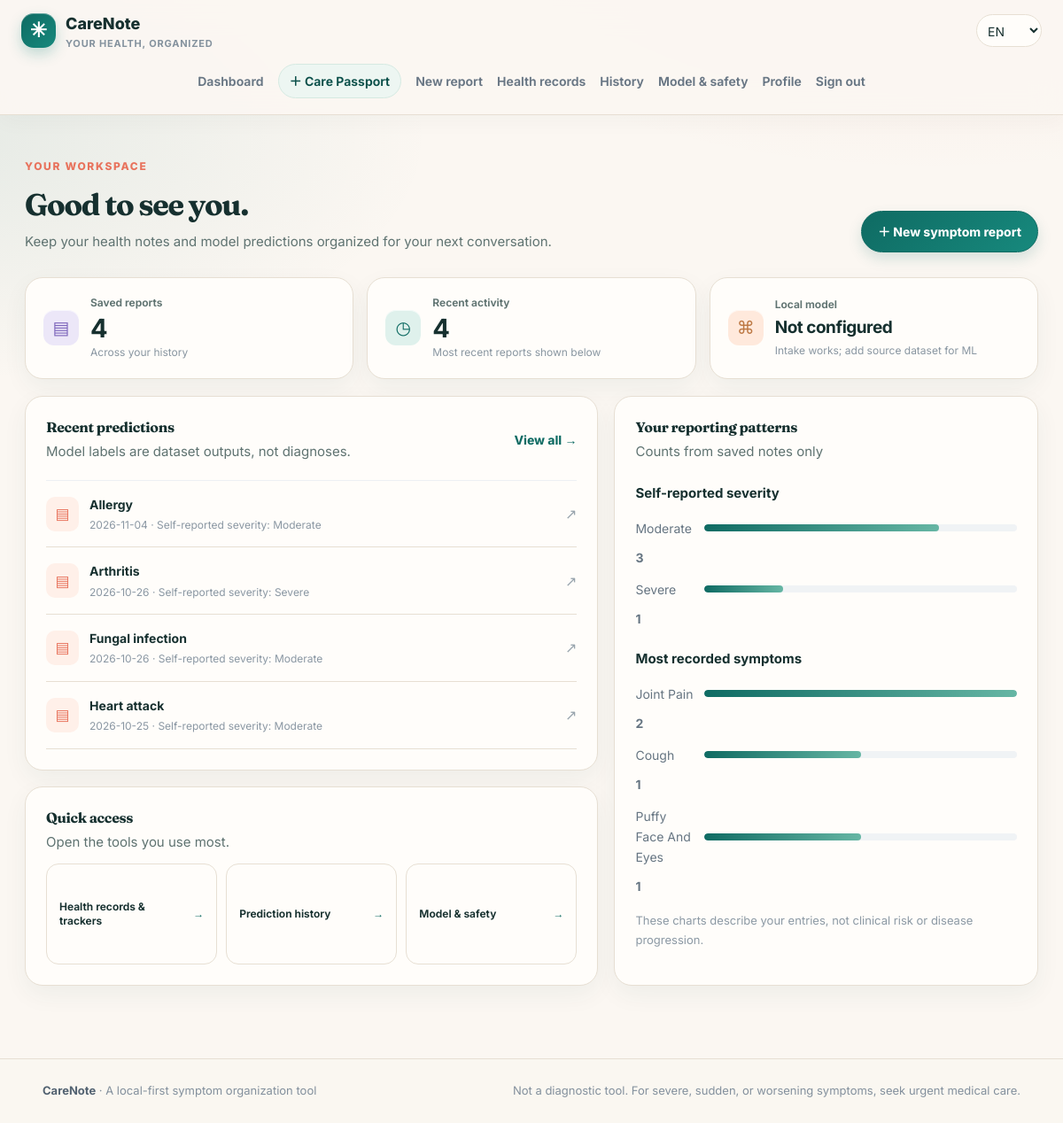
/dashboard (signed in), run on the app's committed database.
### tables this page shows
CREATE TABLE reports (
                id INTEGER PRIMARY KEY AUTOINCREMENT, user_id INTEGER NOT NULL,
                title TEXT NOT NULL DEFAULT 'Symptom summary', report_json TEXT NOT NULL,
                created_at TEXT NOT NULL, updated_at TEXT NOT NULL,
                FOREIGN KEY(user_id) REFERENCES users(id) ON DELETE CASCADE);

### app.py (the view)
    @app.get("/dashboard")
    @login_required
    def dashboard():
        with connect_db() as db: rows=db.execute("SELECT id,title,report_json,created_at,updated_at FROM reports WHERE user_id=? ORDER BY created_at DESC",(g.user["id"],)).fetchall()
        reports=[]; severity=Counter(); symptom_counts=Counter()
        for row in rows:
            data=decode_report_json(row["report_json"])
            analysis=data.get("analysis")
            if not isinstance(analysis, dict): analysis={}
            reports.append({"id":row["id"],"title":row["title"],"created_at":row["created_at"],"symptoms":data.get("symptoms",[]),"severity":data.get("severity","Unsure"),"analysis":analysis})
            severity[data.get("severity","Unsure")]+=1; symptom_counts.update(data.get("symptoms",[]))
        severity_rows=[{"label": label, "count": count, "percent": round(count / max(1, sum(severity.values())) * 100)} for label, count in severity.most_common()]
        top_symptoms=[{"label": label, "count": count, "percent": round(count / max(1, symptom_counts.most_common(1)[0][1]) * 100)} for label, count in symptom_counts.most_common(3)]
        return render_template("dashboard.html",title="Dashboard",reports=reports[:4],total=len(reports),severity_rows=severity_rows,top_symptoms=top_symptoms,model_available=get_model().available)

### templates/dashboard.html
{% extends 'base.html' %}
{% block content %}
<section class="page-heading">
  <div><div class="eyebrow">YOUR WORKSPACE</div><h1>Good to see you.</h1><p>Keep your health notes and model predictions organized for your next conversation.</p></div>
  <a class="button" href="{{ url_for('new_report') }}">＋ New symptom report</a>
</section>
<section class="stats-grid">
  <article class="stat-card"><span class="stat-icon lavender">▤</span><span class="stat-label">Saved reports</span><strong>{{ total }}</strong><small>Across your history</small></article>
  <article class="stat-card"><span class="stat-icon mint">◷</span><span class="stat-label">Recent activity</span><strong>{{ reports|length }}</strong><small>Most recent reports shown below</small></article>
  <article class="stat-card"><span class="stat-icon peach">⌘</span><span class="stat-label">Local model</span><strong class="stat-word">{% if model_available %}Available{% else %}Not configured{% endif %}</strong><small>{% if model_available %}Dataset-backed classifier loaded{% else %}Intake works; add source dataset for ML{% endif %}</small></article>
</section>
<section class="dashboard-grid">
  <div class="dashboard-history-column">
    <article class="panel dashboard-history-panel">
      <div class="panel-heading"><div><h2>Recent predictions</h2><p>Model labels are dataset outputs, not diagnoses.</p></div><a href="{{ url_for('report_history') }}" class="text-link">View all →</a></div>
      {% if reports %}
        <div class="report-list">
          {% for report in reports %}
            <a class="report-row" href="{{ url_for('report_detail',report_id=report.id) }}">
              <span class="report-file">▤</span>
              <span class="report-main"><strong>{{ report.analysis.label if report.analysis.get('available') and report.analysis.get('label') else 'Prediction unavailable' }}</strong><small>{{ report.created_at[:10] }} · Self-reported severity: {{ report.severity }}</small></span>
              <span class="row-arrow">↗</span>
            </a>
          {% endfor %}
        </div>
      {% else %}
        <div class="empty-state"><div class="empty-art">▤</div><h3>Your notebook starts here</h3><p>Create your first symptom summary to begin building your record.</p><a class="button button-small" href="{{ url_for('new_report') }}">Create first report</a></div>
      {% endif %}
    </article>
    <article class="panel dashboard-shortcuts-panel">
      <div class="panel-heading"><div><h2>Quick access</h2><p>Open the tools you use most.</p></div></div>
      <div class="quick-links">
        <a href="{{ url_for('health_records_page') }}">Health records &amp; trackers <span>→</span></a>
        <a href="{{ url_for('report_history') }}">Prediction history <span>→</span></a>
        <a href="{{ url_for('about_model') }}">Model &amp; safety <span>→</span></a>
      </div>
    </article>
  </div>
  <article class="panel dashboard-patterns-panel">
    <div class="panel-heading"><div><h2>Your reporting patterns</h2><p>Counts from saved notes only</p></div></div>
    {% if total %}
      <h3 class="chart-title">Self-reported severity</h3>
      <div class="bar-chart">{% for item in severity_rows %}<div class="bar-row"><span>{{ item.label }}</span><div class="bar-track"><span style="width: {{ [[item.percent | default(0) | int, 0] | max, 100] | min }}%;"></span></div><strong>{{ item.count }}</strong></div>{% endfor %}</div>
      <h3 class="chart-title">Most recorded symptoms</h3>
      <div class="bar-chart">{% for item in top_symptoms %}<div class="bar-row"><span>{{ item.label }}</span><div class="bar-track"><span style="width: {{ [[item.percent | default(0) | int, 0] | max, 100] | min }}%;"></span></div><strong>{{ item.count }}</strong></div>{% endfor %}</div>
      <p class="chart-footnote">These charts describe your entries, not clinical risk or disease progression.</p>
    {% else %}
      <div class="chart-placeholder"><div class="chart-line">⌁</div><p>Your trends will appear as you save reports.</p></div>
    {% endif %}
  </article>
</section>
{% endblock %}

### static/theme.css (style rules this page uses)
:root { --ink:#16302f;--muted:#5f7371;--line:#e7dfd3;--bg:#fbf7f2;--brand:#0f6b63;--brand-dark:#0a4f49;--coral:#e8725c;--sun:#f4c26b;--mint:#dff1ec;--lav:#ece7f8;--peach:#ffe9dc;--blue:#e3eefb;--teal-deep:#0c3b38;--shadow:0 18px 40px rgba(15,70,64,.09) }
body { background:radial-gradient(900px 420px at 88% -8%,rgba(232,114,92,.10),transparent 70%),radial-gradient(800px 400px at -6% 12%,rgba(15,107,99,.09),transparent 70%),var(--bg) }
h1,h2,.pp-who strong { font-family:Fraunces,Georgia,"Times New Roman",serif;letter-spacing:-.02em }
.button { border-radius:999px }
.button:not(.button-secondary):not(.button-danger) { background:var(--brand) }
.panel,.stat-card,.feature-card,.auth-card { border-radius:20px;border-color:var(--line) }
.eyebrow { color:var(--coral);letter-spacing:.14em }
:root { --paper: #fffdfa; --paper-deep: #f4eee6; --coral-soft: #fff0e9; --teal-soft: #edf6f2; }
body { color: var(--ink); font-family: Inter, "Segoe UI", Roboto, Arial, sans-serif; }
h1, h2, .auth-aside h1, .health-detail-heading h1 { font-family: Fraunces, Georgia, "Times New Roman", serif; letter-spacing: -.025em; }
.button:not(.button-secondary):not(.button-danger) { background: linear-gradient(135deg, var(--brand), #17897d); border-color: var(--brand); box-shadow: 0 7px 16px rgba(15, 107, 99, .16); }
.eyebrow { color: var(--coral); }
.panel, .stat-card, .feature-card, .auth-card, .wizard-main, .wizard-aside, .review-card, .notice-card, .health-tool-card, .health-log-history, .health-trend-panel, .health-detail-form, .model-stats, .danger-zone { border-color: var(--line); border-radius: 20px; box-shadow: 0 10px 28px rgba(15, 70, 64, .055); }
.panel, .stat-card, .feature-card, .auth-card, .wizard-main, .wizard-aside, .review-card, .notice-card, .health-tool-card, .health-log-history, .health-trend-panel, .health-detail-form, .model-stats, .danger-zone, .health-hub-card, .profile-health-item { background-color: var(--paper); }
.feature-card, .stat-card, .health-hub-card, .profile-health-item, .report-row, .health-log-row, .quick-links a { transition: transform .2s ease, box-shadow .2s ease, border-color .2s ease; }
.feature-icon, .stat-icon, .aside-icon, .health-tool-icon, .health-hub-card .health-tool-icon { box-shadow: inset 0 1px 0 rgba(255,255,255,.7); }
.symptom-option, .choice-card, .report-row, .health-log-row, .health-report-grid > div, .metric-grid > div, .safety-list > div { border-color: var(--line); background-color: var(--paper); }
.report-file, .profile-avatar { background: var(--coral-soft); color: var(--coral); }
.bar-track span, .severity-graph-track span { background: linear-gradient(90deg, var(--brand), #66b6a4); }
.dashboard-grid { align-items: stretch; }
.dashboard-grid > *, .dashboard-history-column { min-width: 0; }
.dashboard-history-column, .dashboard-patterns-panel { align-self: stretch; }
.dashboard-history-column { display: flex; flex-direction: column; gap: 18px; }
.dashboard-history-column > .panel { margin: 0; }
.dashboard-history-panel { flex: 0 0 auto; }
.dashboard-patterns-panel { min-width: 0; }
.dashboard-shortcuts-panel { display: flex; flex: 1 0 auto; flex-direction: column; }
.dashboard-shortcuts-panel .panel-heading { margin-bottom: 12px; }
.dashboard-shortcuts-panel .quick-links { display: grid; grid-template-columns: repeat(3, minmax(0, 1fr)); flex: 1 0 auto; align-content: stretch; gap: 10px; border: 0; margin: 0; padding: 0; }
.dashboard-shortcuts-panel .quick-links a { min-height: 64px; align-items: center; gap: 10px; padding: 12px 14px; border: 1px solid var(--line); border-radius: 14px; background: var(--paper); color: var(--ink); font-size: 12px; font-weight: 650; line-height: 1.4; }

### data on the page
reports: analysis "Allergy", created_at "2026-11-04", severity "Moderate"
reports: analysis "Arthritis", created_at "2026-10-26", severity "Severe"
reports: analysis "Fungal infection", created_at "2026-10-26", severity "Moderate"
reports: analysis "Heart attack", created_at "2026-10-25", severity "Moderate"

### other printed values
{{ total }} "4"
{{ reports|length }} "4"
{{ item.label }} "Moderate" "Severe"
{{ item.count }} "3" "1"
{{ item.label }} "Joint Pain" "Cough" "Puffy Face And Eyes"
{{ item.count }} "2" "1" "1"
